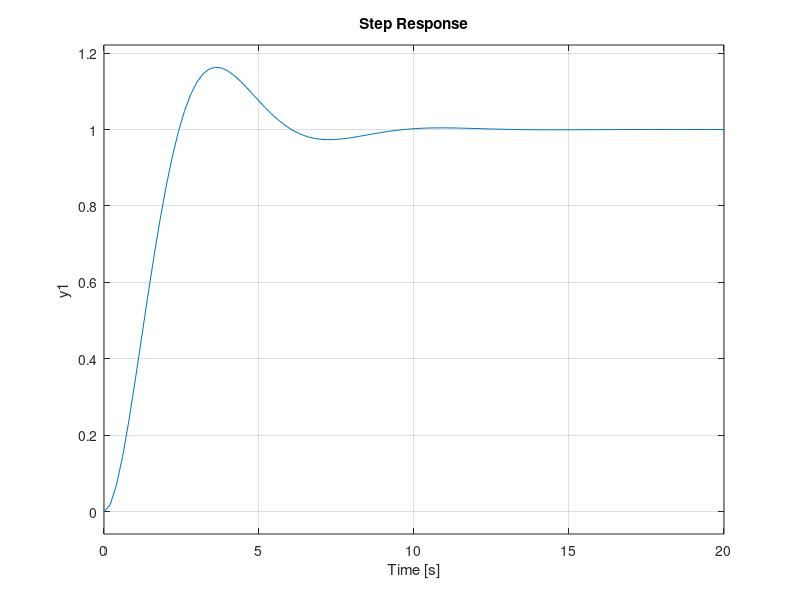
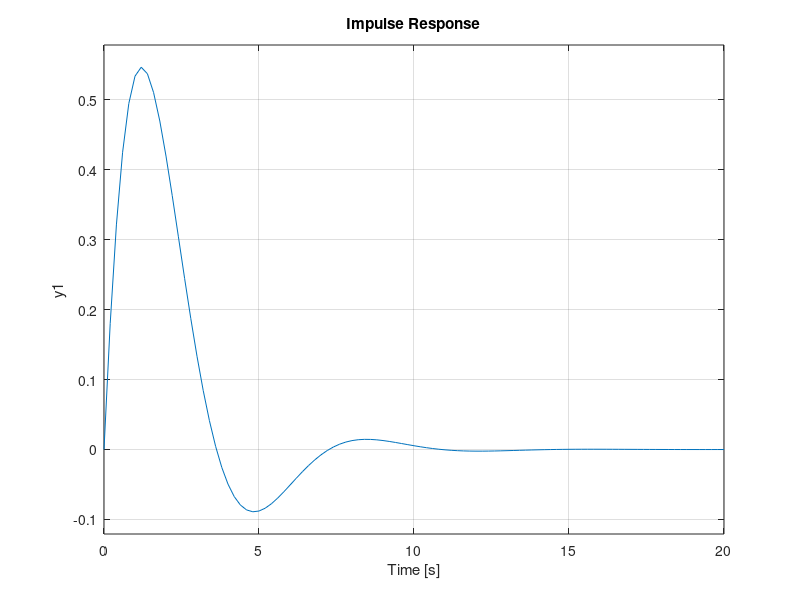

Reproduce these figures in MATLAB, in order. (Note: this script raises an error after producing the figures.)
close all;
clear all;
clc;

num = [ 1 ];
den = [ 1, 1, 1 ];

% numd = [ 1  -1 ];
% dend = [ 1  -1.85  0.9 ];

% ts = 1;

s = tf ( num, den );
% sd = tf ( numd, dend, ts );

figure;
step ( s );
figure;
impulse ( s );
figure;
pzplot ( s );
grid on;

% figure;
% step ( sd );
% figure;
% impulse ( sd );
